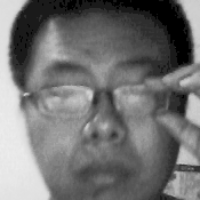
#> input picture face_generator_root/0/0.pgm, 200 x 200 px, given in place of the camera
$ python face_detector.py
#> lines starting #> are read from the running program, lines starting #| are printed output that depends on the picture; after the words box and inside, x2 and y2 are one past the last pixel; in counts of white or black regions, pixels touching at a corner belong together
import cv2
import numpy as np

cv2.namedWindow("test")
cv2.namedWindow("test_gray")
cap=cv2.VideoCapture(0)
success, frame = cap.read()
#> frame is the input picture: shape (200, 200, 3); min 0, max 237, mean 114.8
color = (0,255,0)
classfier=cv2.CascadeClassifier("D:\BaiduYunDownload\opencv\sources\data\haarcascades\haarcascade_frontalface_alt.xml")
while success:
    success, frame = cap.read()
    size=frame.shape[:2]
#> size = (200, 200)
    image=np.zeros(size,dtype=np.float16)
    image = cv2.cvtColor(frame, cv2.COLOR_BGR2GRAY)

    # cv2.imshow("test_gray", image)
    cv2.imshow("test_gray", cv2.Canny(image, 200, 300))
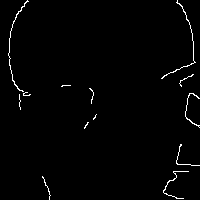
#> window 'test_gray': shape (200, 200); 1.4% white in thin lines or dots

    cv2.equalizeHist(image, image)
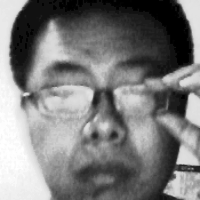
#> image: shape (200, 200); min 0, max 255, mean 124.4
    divisor=8
    h, w = size
#> h = 200; w = 200
    minSize=(w//divisor, h//divisor)
#> minSize = (25, 25)
    faceRects = classfier.detectMultiScale(image, 1.2, 2, cv2.CASCADE_SCALE_IMAGE,minSize)
#> faceRects = [[21, 15, 159, 159]]
    if len(faceRects)>0:
        for faceRect in faceRects:
                x, y, w, h = faceRect
                cv2.rectangle(frame, (x, y), (x+w, y+h), color)
#> this loop made 1 pass
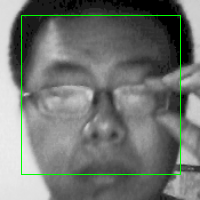
#> frame: shape (200, 200, 3); 1.59% of pixels changed, all inside (x1, y1, x2, y2) = (21, 15, 181, 175)
    cv2.imshow("test", frame)
    key=cv2.waitKey(10)
#> (key Esc is pressed here)
    c = chr(key & 255)
    if c in ['q', 'Q', chr(27)]:
        break
cv2.destroyWindow("test")

$ run again, on face_generator_root/0/1.pgm
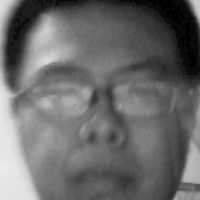
#> input picture face_generator_root/0/1.pgm, 200 x 200 px, given in place of the camera
#> frame is the input picture: shape (200, 200, 3); min 0, max 237, mean 106.3
#> `cv2.imshow("test_gray", cv2.Canny(image, 200, 300))`:
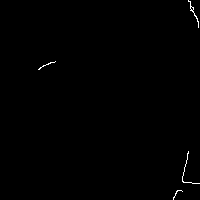
#> window 'test_gray': shape (200, 200); 0.33% white in thin lines or dots, all inside (x1, y1, x2, y2) = (38, 0, 200, 200)
#> faceRects = [[8, 10, 168, 168]]
#> the loop `for faceRect in faceRects:` made 1 pass
#> after the loop `for faceRect in faceRects:`:
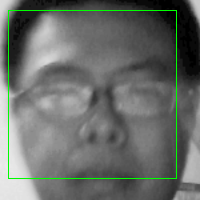
#> frame: shape (200, 200, 3); 1.68% of pixels changed, all inside (x1, y1, x2, y2) = (8, 10, 177, 179)

$ run again, on face_generator_root/0/100.pgm
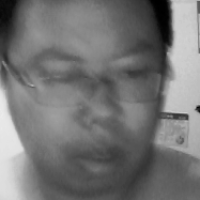
#> input picture face_generator_root/0/100.pgm, 200 x 200 px, given in place of the camera
#> frame is the input picture: shape (200, 200, 3); min 0, max 235, mean 116
#> `cv2.imshow("test_gray", cv2.Canny(image, 200, 300))`:
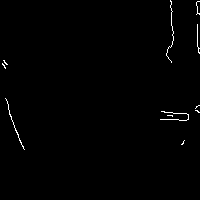
#> window 'test_gray': shape (200, 200); 0.71% white in thin lines or dots, all inside (x1, y1, x2, y2) = (2, 0, 200, 150)
#> faceRects = [[7, 7, 178, 178]]
#> the loop `for faceRect in faceRects:` made 1 pass
#> after the loop `for faceRect in faceRects:`:
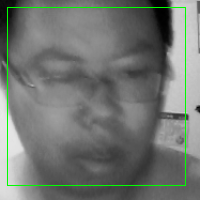
#> frame: shape (200, 200, 3); 1.78% of pixels changed, all inside (x1, y1, x2, y2) = (7, 7, 186, 186)
